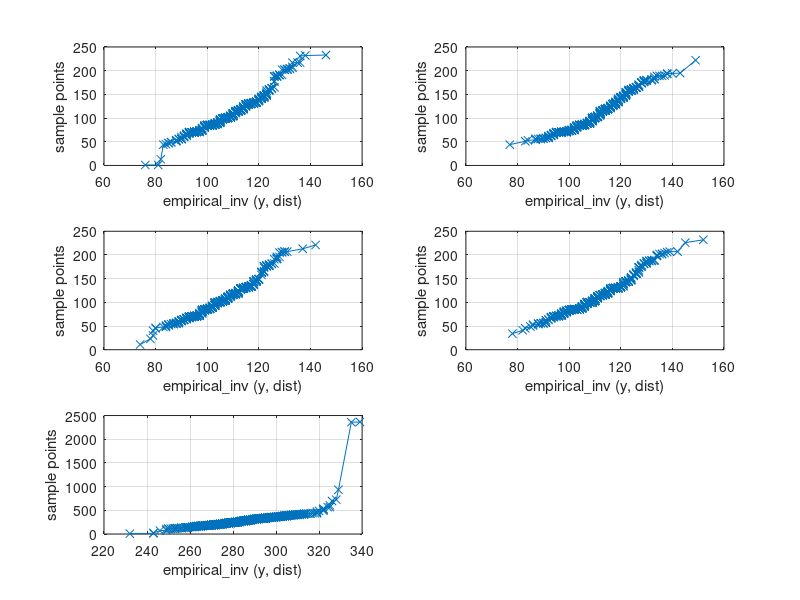

MATLAB code to generate this figure:

imp = importdata('data/taps.csv',',',1);
data = [imp.data(:,5) imp.data(:,8) imp.data(:,11) imp.data(:,14) imp.data(:,17)];
p = poissrnd(ones(1000,1)*mean(data));
for i=1:5
    subplot(3,2,i);
    qqplot(data(:,i),p(:,i))
    grid on
end